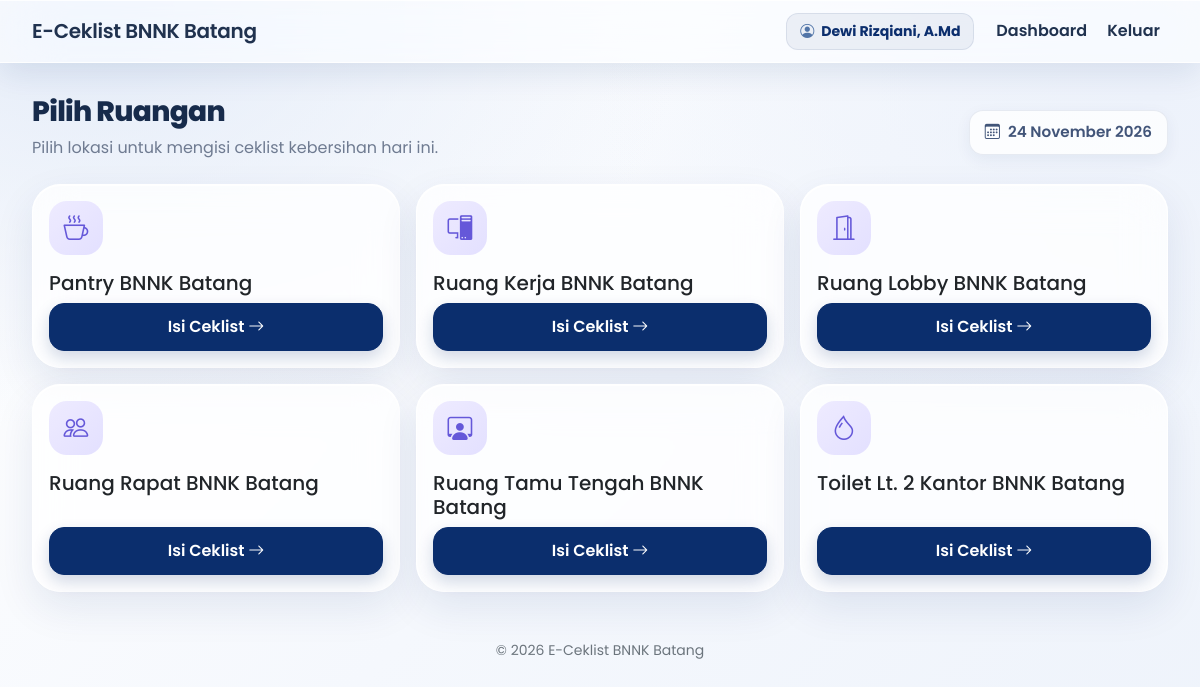
The page /petugas/index.php (signed in) on the database as committed earlier.
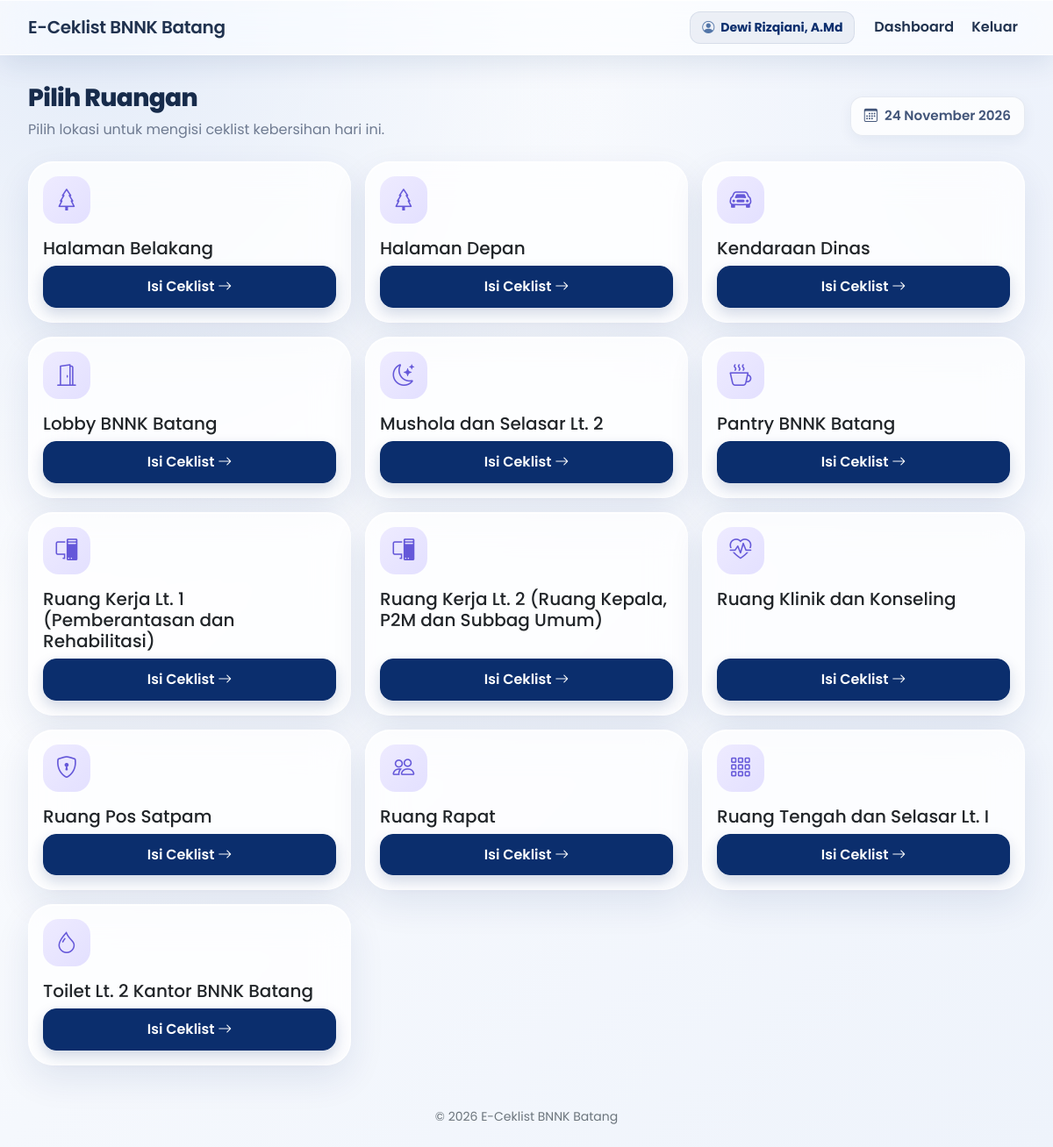
The same page on the database as committed later.
### tables this page shows
CREATE TABLE ruangan (
 id INT AUTO_INCREMENT PRIMARY KEY,
 kode_qr VARCHAR(60) NOT NULL UNIQUE,
 nama_ruangan VARCHAR(150) NOT NULL
);

### config/koneksi.php (called while the page is built, shortened)
<?php
function e($value): string {
    return htmlspecialchars((string)($value ?? ''), ENT_QUOTES, 'UTF-8');
}
function base_url(string $path = ''): string {
    $script = str_replace('\\', '/', $_SERVER['SCRIPT_NAME'] ?? '/e-ceklist/index.php');
    $root = preg_replace('~/(auth|petugas|verifikator|admin|laporan)/.*$~', '', $script);
    $root = rtrim($root, '/');
    return ($root ?: '') . '/' . ltrim($path, '/');
}
function tanggal_indo(string $date): string {
    $bulan = [1=>'Januari','Februari','Maret','April','Mei','Juni','Juli','Agustus','September','Oktober','November','Desember'];
    $ts = strtotime($date);
    return date('j', $ts) . ' ' . $bulan[(int)date('n', $ts)] . ' ' . date('Y', $ts);
}

### petugas/index.php (the view, shortened to what this page needs)
<?php
require_once __DIR__.'/../config/koneksi.php'; require_role(['petugas']);
$page_title='Dashboard Petugas'; include __DIR__.'/../includes/header.php';
$rooms=$conn->query('SELECT * FROM ruangan ORDER BY nama_ruangan')->fetch_all(MYSQLI_ASSOC);
function ikon_ruangan(string $nama): string {
    $n=mb_strtolower($nama);
    return match (true) {
        str_contains($n,'pantry') => 'bi-cup-hot',
        str_contains($n,'toilet') => 'bi-droplet',
        str_contains($n,'pos satpam') => 'bi-shield-lock',
        str_contains($n,'kendaraan') => 'bi-car-front',
        str_contains($n,'klinik') || str_contains($n,'konseling') => 'bi-heart-pulse',
        str_contains($n,'mushola') || str_contains($n,'musala') => 'bi-moon-stars',
        str_contains($n,'halaman') => 'bi-tree',
        str_contains($n,'selasar') || str_contains($n,'ruang tengah') => 'bi-grid-3x3-gap',
        str_contains($n,'lobby') => 'bi-door-open',
        str_contains($n,'rapat') => 'bi-people',
        str_contains($n,'tamu') => 'bi-person-workspace',
        str_contains($n,'kerja') => 'bi-pc-display',
        default => 'bi-building',
    };
}
?>
<div class="d-flex flex-wrap justify-content-between align-items-center mb-4 dashboard-heading"><div><h1 class="h3 page-heading">Pilih Ruangan</h1><p class="muted mb-0">Pilih lokasi untuk mengisi ceklist kebersihan hari ini.</p></div><span class="dashboard-date"><i class="bi bi-calendar3 me-2"></i><?= e(tanggal_indo(date('Y-m-d'))) ?></span></div>
<div class="row g-3"><?php foreach($rooms as $r): ?><div class="col-12 col-sm-6 col-lg-4"><div class="card h-100 p-3"><div class="d-flex justify-content-between align-items-center"><span class="room-icon"><i class="bi <?= e(ikon_ruangan($r['nama_ruangan'])) ?>"></i></span></div><h2 class="h5 mt-3"><?= e($r['nama_ruangan']) ?></h2><a class="btn btn-primary mt-auto" href="<?= e(base_url('petugas/form_ceklist.php?ruangan='.$r['id'])) ?>">Isi Ceklist <i class="bi bi-arrow-right"></i></a></div></div><?php endforeach; ?></div>
<?php include __DIR__.'/../includes/footer.php'; ?>

Rows that differ between the two databases and show on the page:
added ruangan: nama_ruangan "Halaman Belakang"
added ruangan: nama_ruangan "Halaman Depan"
added ruangan: nama_ruangan "Kendaraan Dinas"
changed ruangan: nama_ruangan "Ruang Lobby BNNK Batang" → "Lobby BNNK Batang"; moves up the list
added ruangan: nama_ruangan "Mushola dan Selasar Lt. 2"
changed ruangan: nama_ruangan "Ruang Kerja BNNK Batang" → "Ruang Kerja Lt. 1 (Pemberantasan dan Rehabilitasi)"
added ruangan: nama_ruangan "Ruang Kerja Lt. 2 (Ruang Kepala, P2M dan Subbag Umum)"
added ruangan: nama_ruangan "Ruang Klinik dan Konseling"
added ruangan: nama_ruangan "Ruang Pos Satpam"
changed ruangan: nama_ruangan "Ruang Rapat BNNK Batang" → "Ruang Rapat"
changed ruangan: nama_ruangan "Ruang Tamu Tengah BNNK Batang" → "Ruang Tengah dan Selasar Lt. I"
